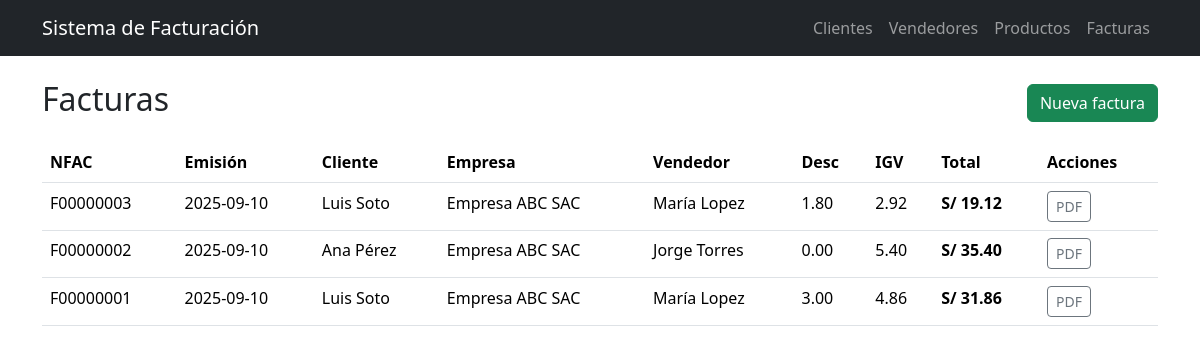
/facturas, run on an earlier commit of the app's database.
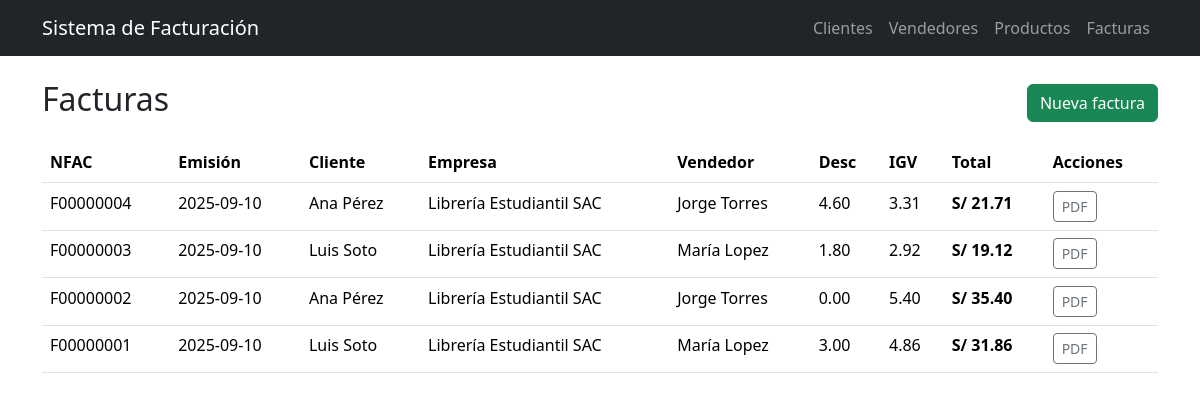
And on a later commit of the database.
### tables this page shows
CREATE TABLE "FACTURA" (
  NFAC    CHAR(10)      PRIMARY KEY,
  FECEM   DATE,
  FECVEN  DATE,
  "DESC"  DECIMAL(10,2) NOT NULL DEFAULT 0 CHECK("DESC" >= 0),
  IGV     DECIMAL(10,2) NOT NULL DEFAULT 0 CHECK(IGV    >= 0),
  TOTFAC  DECIMAL(10,2) NOT NULL DEFAULT 0 CHECK(TOTFAC >= 0),
  CODI    CHAR(6)  NOT NULL,
  EMPR    CHAR(5)  NOT NULL DEFAULT 'E0001',
  CODV    CHAR(5)  NOT NULL,
  FOREIGN KEY (CODI) REFERENCES CLIENTE(CODI),
  FOREIGN KEY (EMPR) REFERENCES EMPRESA(EMPR),
  FOREIGN KEY (CODV) REFERENCES VENDEDOR(CODV)
);

CREATE TABLE "EMPRESA" (
  EMPR  CHAR(5)      PRIMARY KEY,
  RUC   CHAR(11)     NOT NULL CHECK (length(RUC)=11 AND RUC GLOB '[0-9]*'),
  RAZS  VARCHAR(60)  NOT NULL,
  CALLE VARCHAR(40),
  DIST  VARCHAR(30),
  CIUD  VARCHAR(30),
  UNIQUE (RUC)
);

### app.py (the view)
@app.route("/facturas")
def facturas():
    db = get_db()
    q = """
    SELECT F.NFAC, F.FECEM, F.FECVEN, F."DESC", F.IGV, F.TOTFAC,
           C.NOMB||' '||C.APEL as cliente,
           V.NOMB||' '||V.APEL as vendedor,
           E.RAZS as empresa
    FROM FACTURA F
    JOIN CLIENTE  C ON C.CODI=F.CODI
    JOIN VENDEDOR V ON V.CODV=F.CODV
    JOIN EMPRESA  E ON E.EMPR=F.EMPR
    ORDER BY F.FECEM DESC, F.NFAC DESC
    """
    rows = db.execute(q).fetchall()
    return render_template("facturas.html", rows=rows)

### app.py (called while the page is built)
def get_db():
    db = getattr(g, "_db", None)
    if db is None:
        need_init = not os.path.exists(DB_PATH)
        db = g._db = sqlite3.connect(DB_PATH)
        db.row_factory = sqlite3.Row
        db.execute("PRAGMA foreign_keys = ON")
        if need_init:
            with open(SCHEMA_PATH, "r", encoding="utf-8") as f:
                db.executescript(f.read())
            seed(db)
            db.commit()
    return db

### templates/facturas.html
{% extends "base.html" %}
{% block content %}
<div class="d-flex justify-content-between align-items-center mb-3">
  <h2>Facturas</h2>
  <a class="btn btn-success" href="{{ url_for('factura_nueva') }}">Nueva factura</a>
</div>
<table class="table table-striped">
  <thead>
    <tr>
      <th>NFAC</th><th>Emisión</th><th>Cliente</th><th>Empresa</th><th>Vendedor</th>
      <th>Desc</th><th>IGV</th><th>Total</th><th>Acciones</th>
    </tr>
  </thead>
  <tbody>
    {% for r in rows %}
      <tr>
        <tr>
        <td>{{ r.NFAC }}</td>
        <td>{{ r.FECEM }}</td>
        <td>{{ r.cliente }}</td>
        <td>{{ r.empresa }}</td>
        <td>{{ r.vendedor }}</td>
        <td>{{ '%.2f'|format(r['DESC']) }}</td>
        <td>{{ '%.2f'|format(r.IGV) }}</td>
        <td><strong>S/ {{ '%.2f'|format(r.TOTFAC) }}</strong></td>
        <td>
          <a class="btn btn-sm btn-outline-secondary" href="{{ url_for('factura_pdf', nfac=r.NFAC) }}">
            PDF
          </a>
        </td>
      </tr>
    {% endfor %}
  </tbody>
</table>
{% endblock %}

What changed in the data, as far as the page shows it:
added FACTURA: NFAC "F00000004", FECEM "2025-09-10", cliente "Ana Pérez", empresa "Librería Estudiantil SAC", vendedor "Jorge Torres", DESC "4.60", IGV "3.31", TOTFAC "21.71"
changed through a linked row, FACTURA "F00000003": empresa "Empresa ABC SAC" → "Librería Estudiantil SAC"
changed through a linked row, FACTURA "F00000002": empresa "Empresa ABC SAC" → "Librería Estudiantil SAC"
changed through a linked row, FACTURA "F00000001": empresa "Empresa ABC SAC" → "Librería Estudiantil SAC"
